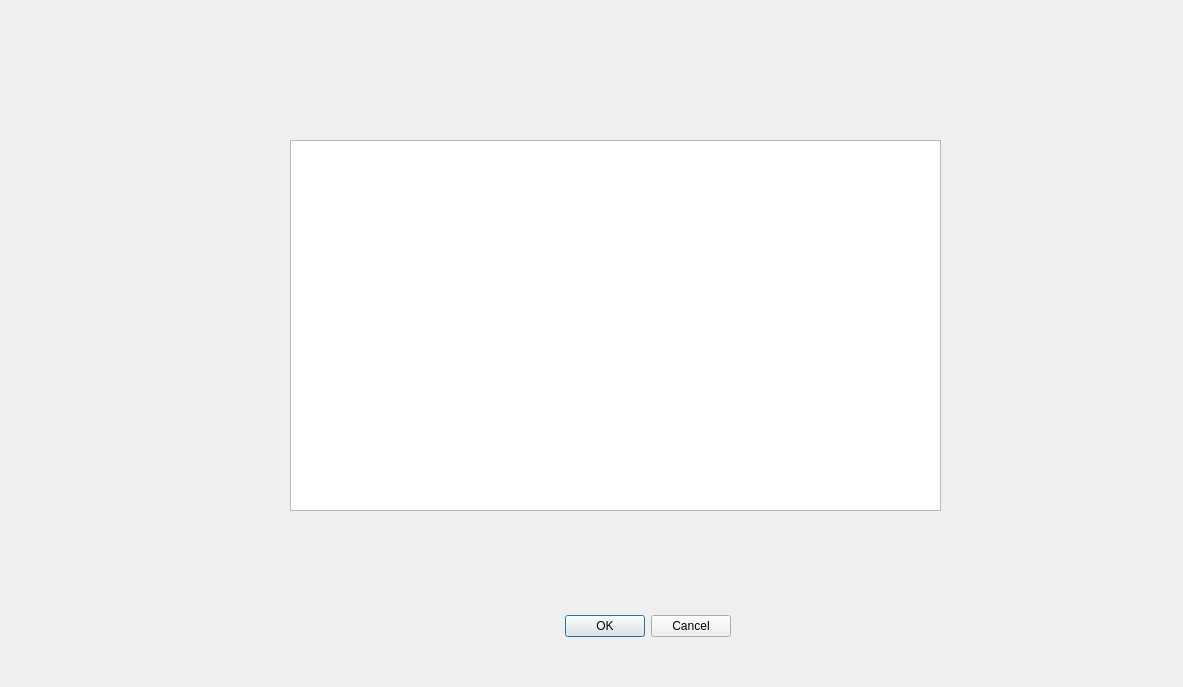
<?xml version="1.0" encoding="UTF-8"?>
<ui version="4.0">
 <class>lne</class>
 <widget class="QDialog" name="lne">
  <property name="geometry">
   <rect>
    <x>0</x>
    <y>0</y>
    <width>1183</width>
    <height>687</height>
   </rect>
  </property>
  <property name="windowTitle">
   <string>Dialog</string>
  </property>
  <widget class="QDialogButtonBox" name="buttonBox">
   <property name="geometry">
    <rect>
     <x>390</x>
     <y>610</y>
     <width>341</width>
     <height>32</height>
    </rect>
   </property>
   <property name="orientation">
    <enum>Qt::Horizontal</enum>
   </property>
   <property name="standardButtons">
    <set>QDialogButtonBox::Cancel|QDialogButtonBox::Ok</set>
   </property>
  </widget>
  <widget class="QGraphicsView" name="graphicsView">
   <property name="geometry">
    <rect>
     <x>290</x>
     <y>140</y>
     <width>651</width>
     <height>371</height>
    </rect>
   </property>
  </widget>
 </widget>
 <resources/>
 <connections>
  <connection>
   <sender>buttonBox</sender>
   <signal>accepted()</signal>
   <receiver>lne</receiver>
   <slot>accept()</slot>
   <hints>
    <hint type="sourcelabel">
     <x>248</x>
     <y>254</y>
    </hint>
    <hint type="destinationlabel">
     <x>157</x>
     <y>274</y>
    </hint>
   </hints>
  </connection>
  <connection>
   <sender>buttonBox</sender>
   <signal>rejected()</signal>
   <receiver>lne</receiver>
   <slot>reject()</slot>
   <hints>
    <hint type="sourcelabel">
     <x>316</x>
     <y>260</y>
    </hint>
    <hint type="destinationlabel">
     <x>286</x>
     <y>274</y>
    </hint>
   </hints>
  </connection>
 </connections>
</ui>
